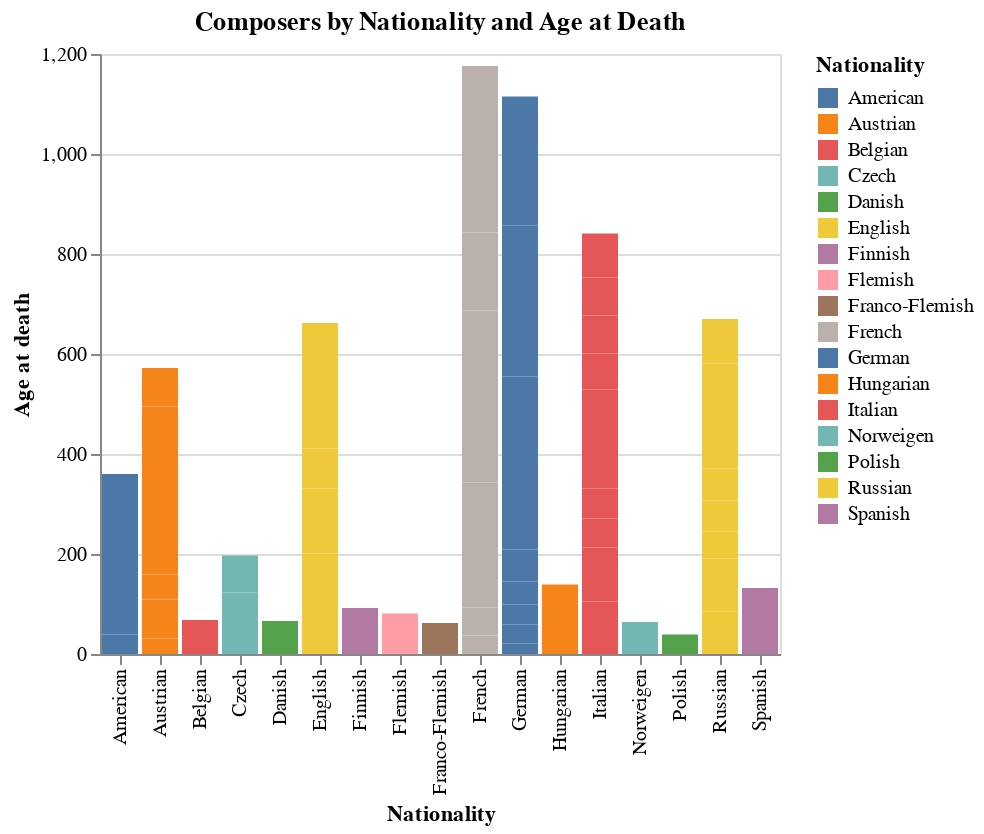

The code cell stored with this chart in its notebook:
### Markdown cell above
The youngest composer to die was Ludig Beethoven at the age of 21. The oldest Composer was Jean Sibelius at the age of 92.

### Code cell
import tabulate 
import altair as alt 

nd_df = subset_sorted[['Nationality', 'AgeAtDeath']]

nd_df_ = nd_df.groupby('Nationality')
print(tabulate.tabulate(nd_df, headers="keys", tablefmt="rst"))


chart = alt.Chart(nd_df).mark_bar().encode(
    x=alt.X('Nationality', title='Nationality'),
    y=alt.Y('AgeAtDeath', title='Age at death'),
    color='Nationality',
    tooltip=['Nationality', 'AgeAtDeath']
).properties(
    title='Composers by Nationality and Age at Death'
)

chart.display()

### Figure 1 — Vega-Lite specification as saved in the notebook (floating-point values rounded to 4 significant figures)
{"config": {"view": {"continuousWidth": 300, "continuousHeight": 300}}, "data": {"name": "data-225fc88a7e9fec4dfedd7df0b76c4abf"}, "mark": {"type": "bar"}, "encoding": {"color": {"field": "Nationality", "type": "nominal"}, "tooltip": [{"field": "Nationality", "type": "nominal"}, {"field": "AgeAtDeath", "type": "quantitative"}], "x": {"field": "Nationality", "title": "Nationality", "type": "nominal"}, "y": {"field": "AgeAtDeath", "title": "Age at death", "type": "quantitative"}}, "title": "Composers by Nationality and Age at Death", "$schema": "https://vega.github.io/schema/vega-lite/v5.16.3.json", "datasets": {"data-225fc88a7e9fec4dfedd7df0b76c4abf": [{"Nationality": "German   ", "AgeAtDeath": 21.0}, {"Nationality": "Italian", "AgeAtDeath": 26.0}, {"Nationality": "Austrian", "AgeAtDeath": 31.0}, {"Nationality": "Italian", "AgeAtDeath": 34.0}, {"Nationality": "Austrian", "AgeAtDeath": 35.0}, {"Nationality": "English", "AgeAtDeath": 36.0}, {"Nationality": "French", "AgeAtDeath": 37.0}, {"Nationality": "German   ", "AgeAtDeath": 38.0}, {"Nationality": "American", "AgeAtDeath": 39.0}, {"Nationality": "Polish", "AgeAtDeath": 39.0}, {"Nationality": "German   ", "AgeAtDeath": 40.0}, {"Nationality": "English", "AgeAtDeath": 42.0}, {"Nationality": "Russian", "AgeAtDeath": 42.0}, {"Nationality": "Russian", "AgeAtDeath": 43.0}, {"Nationality": "Austrian", "AgeAtDeath": 43.0}, {"Nationality": "Italian", "AgeAtDeath": 45.0}, {"Nationality": "German   ", "AgeAtDeath": 46.0}, {"Nationality": "Austrian", "AgeAtDeath": 50.0}, {"Nationality": "Italian", "AgeAtDeath": 51.0}, {"Nationality": "Austrian", "AgeAtDeath": 51.0}, {"Nationality": "Russian", "AgeAtDeath": 53.0}, {"Nationality": "Russian", "AgeAtDeath": 53.0}, {"Nationality": "Russian", "AgeAtDeath": 54.0}, {"Nationality": "French", "AgeAtDeath": 56.0}, {"Nationality": "Italian", "AgeAtDeath": 57.0}, {"Nationality": "Italian", "AgeAtDeath": 58.0}, {"Nationality": "French", "AgeAtDeath": 59.0}, {"Nationality": "Czech", "AgeAtDeath": 60.0}, {"Nationality": "Italian", "AgeAtDeath": 60.0}, {"Nationality": "English", "AgeAtDeath": 60.0}, {"Nationality": "Franco-Flemish", "AgeAtDeath": 62.0}, {"Nationality": "Spanish", "AgeAtDeath": 62.0}, {"Nationality": "French", "AgeAtDeath": 62.0}, {"Nationality": "Russian", "AgeAtDeath": 62.0}, {"Nationality": "Austrian", "AgeAtDeath": 62.0}, {"Nationality": "English", "AgeAtDeath": 63.0}, {"Nationality": "Czech", "AgeAtDeath": 63.0}, {"Nationality": "English", "AgeAtDeath": 63.0}, {"Nationality": "Italian", "AgeAtDeath": 63.0}, {"Nationality": "Hungarian", "AgeAtDeath": 64.0}, {"Nationality": "Russian", "AgeAtDeath": 64.0}, {"Nationality": "German   ", "AgeAtDeath": 64.0}, {"Nationality": "French", "AgeAtDeath": 64.0}, {"Nationality": "Norweigen", "AgeAtDeath": 64.0}, {"Nationality": "German   ", "AgeAtDeath": 65.0}, {"Nationality": "French", "AgeAtDeath": 65.0}, {"Nationality": "French", "AgeAtDeath": 65.0}, {"Nationality": "French", "AgeAtDeath": 66.0}, {"Nationality": "Danish", "AgeAtDeath": 66.0}, {"Nationality": "French", "AgeAtDeath": 66.0}, {"Nationality": "Italian", "AgeAtDeath": 66.0}, {"Nationality": "English", "AgeAtDeath": 67.0}, {"Nationality": "German   ", "AgeAtDeath": 68.0}, {"Nationality": "Belgian", "AgeAtDeath": 68.0}, {"Nationality": "Russian", "AgeAtDeath": 69.0}, {"Nationality": "Italian", "AgeAtDeath": 69.0}, {"Nationality": "French", "AgeAtDeath": 70.0}, {"Nationality": "German   ", "AgeAtDeath": 70.0}, {"Nationality": "Russian", "AgeAtDeath": 70.0}, {"Nationality": "German   ", "AgeAtDeath": 70.0}, {"Nationality": "Spanish", "AgeAtDeath": 70.0}, {"Nationality": "American", "AgeAtDeath": 71.0}, {"Nationality": "Russian", "AgeAtDeath": 71.0}, {"Nationality": "Italian", "AgeAtDeath": 72.0}, {"Nationality": "Austrian", "AgeAtDeath": 72.0}, {"Nationality": "German   ", "AgeAtDeath": 73.0}, {"Nationality": "German   ", "AgeAtDeath": 73.0}, {"Nationality": "Austrian", "AgeAtDeath": 74.0}, {"Nationality": "Czech", "AgeAtDeath": 74.0}, {"Nationality": "German   ", "AgeAtDeath": 74.0}, {"Nationality": "German   ", "AgeAtDeath": 74.0}, {"Nationality": "Hungarian", "AgeAtDeath": 75.0}, {"Nationality": "Italian", "AgeAtDeath": 76.0}, {"Nationality": "Italian", "AgeAtDeath": 76.0}, {"Nationality": "French", "AgeAtDeath": 77.0}, {"Nationality": "Austrian", "AgeAtDeath": 77.0}, {"Nationality": "Austrian", "AgeAtDeath": 77.0}, {"Nationality": "French", "AgeAtDeath": 77.0}, {"Nationality": "French", "AgeAtDeath": 79.0}, {"Nationality": "American", "AgeAtDeath": 80.0}, {"Nationality": "English", "AgeAtDeath": 80.0}, {"Nationality": "American", "AgeAtDeath": 80.0}, {"Nationality": "French", "AgeAtDeath": 81.0}, {"Nationality": "German   ", "AgeAtDeath": 81.0}, {"Nationality": "Flemish", "AgeAtDeath": 81.0}, {"Nationality": "English", "AgeAtDeath": 81.0}, {"Nationality": "French", "AgeAtDeath": 82.0}, {"Nationality": "French", "AgeAtDeath": 84.0}, {"Nationality": "English", "AgeAtDeath": 84.0}, {"Nationality": "German   ", "AgeAtDeath": 85.0}, {"Nationality": "English", "AgeAtDeath": 86.0}, {"Nationality": "German   ", "AgeAtDeath": 86.0}, {"Nationality": "French", "AgeAtDeath": 86.0}, {"Nationality": "German   ", "AgeAtDeath": 87.0}, {"Nationality": "Italian", "AgeAtDeath": 88.0}, {"Nationality": "Russian", "AgeAtDeath": 89.0}, {"Nationality": "American", "AgeAtDeath": 90.0}, {"Nationality": "Finnish", "AgeAtDeath": 92.0}]}}
